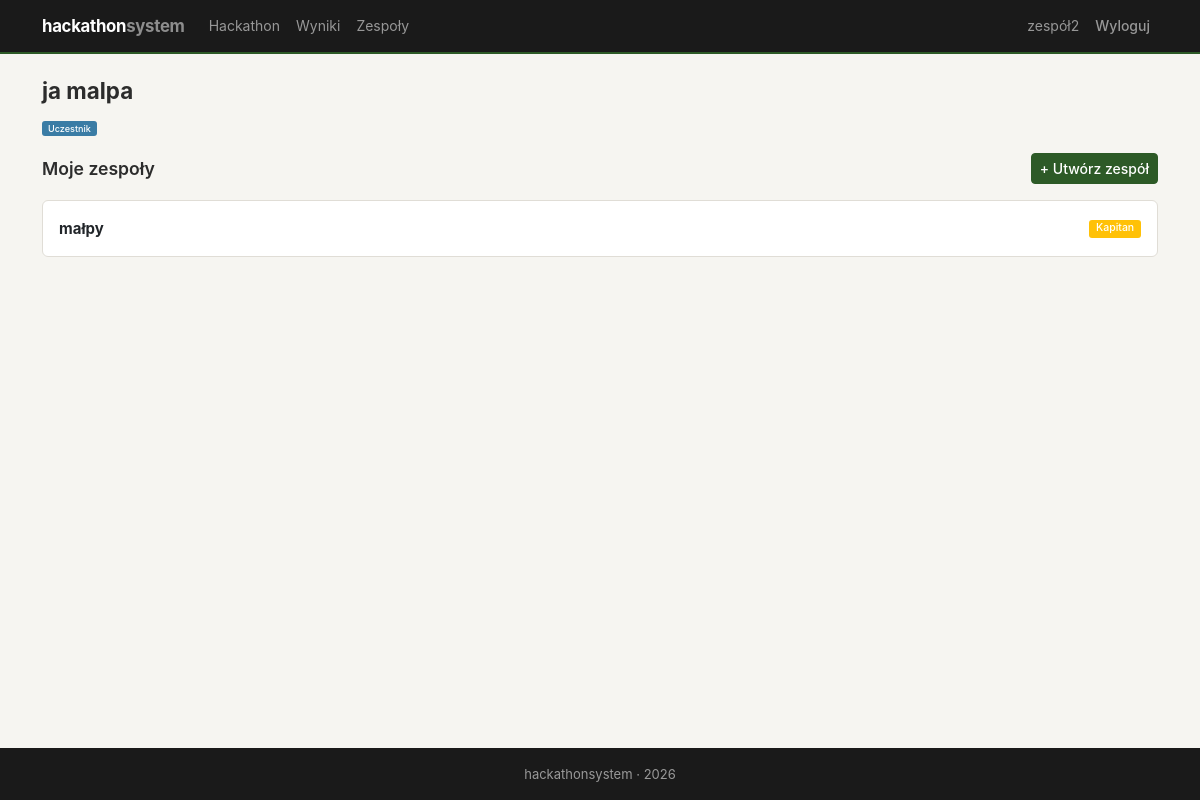
Page /accounts/dashboard/ (signed in) on the committed database.
### accounts/models.py (models this page shows, shortened)
class UserProfile(models.Model):
    ROLE_CHOICES = [
        ('participant', 'Uczestnik'),
        ('admin', 'Administrator'),
    ]
    user = models.OneToOneField(User, on_delete=models.CASCADE, related_name='profile')
    role = models.CharField(max_length=20, choices=ROLE_CHOICES, default='participant')
    bio = models.TextField(blank=True)
    @property
    def is_admin(self):
        return self.role == 'admin'
    @property
    def is_participant(self):
        return self.role == 'participant'

### teams/models.py (models this page shows, shortened)
class TeamMember(models.Model):
    ROLE_CHOICES = [
        ('captain', 'Kapitan'),
        ('member', 'Członek'),
    ]
    team = models.ForeignKey(Team, on_delete=models.CASCADE, related_name='members')
    user = models.ForeignKey(User, on_delete=models.CASCADE, related_name='team_memberships')
    role = models.CharField(max_length=20, choices=ROLE_CHOICES, default='member')
    joined_at = models.DateTimeField(auto_now_add=True)
    class Meta:
        unique_together = ['team', 'user']

class Team(models.Model):
    name = models.CharField(max_length=200, verbose_name='Nazwa zespołu')
    hackathon = models.ForeignKey(Hackathon, on_delete=models.CASCADE, related_name='teams')
    captain = models.ForeignKey(User, on_delete=models.CASCADE, related_name='captained_teams')
    description = models.TextField(blank=True, verbose_name='Opis')
    created_at = models.DateTimeField(auto_now_add=True)
    class Meta:
        unique_together = ['name', 'hackathon']

### accounts/views.py (the view)
# urls.py: path('dashboard/', views.dashboard, name='dashboard'),
@login_required
def dashboard(request):
    profile = request.user.profile
    context = {'profile': profile}
    if profile.is_participant:
        memberships = TeamMember.objects.filter(user=request.user).select_related('team', 'team__hackathon')
        context['memberships'] = memberships
    elif profile.is_admin:
        from hackathon.models import Hackathon
        context['hackathon'] = Hackathon.objects.first()
    return render(request, 'accounts/dashboard.html', context)

### accounts/templates/accounts/dashboard.html (shortened to what this page needs)
{% extends 'base.html' %}
{% block content %}
<h2>{{ user.get_full_name|default:user.username }}</h2>
<p class="text-muted" style="font-size:13px">
    <span class="badge bg-info">{{ profile.get_role_display }}</span>
</p>
{% if profile.is_participant %}
    <div class="section-header">
        <h4 class="mb-0">Moje zespoły</h4>
        <a href="{% url 'teams:create' %}" class="btn btn-primary btn-sm">+ Utwórz zespół</a>
    </div>
    {% if memberships %}
        {% for m in memberships %}
            <div class="card mb-2 p-3">
                <div class="d-flex justify-content-between align-items-center">
                    <div>
                        <a href="{% url 'teams:detail' m.team.pk %}" style="text-decoration:none;color:inherit">
                            <strong>{{ m.team.name }}</strong>
                        </a>
                    </div>
                    <span class="badge bg-{% if m.role == 'captain' %}warning{% else %}secondary{% endif %}">{{ m.get_role_display }}</span>
                </div>
            </div>
        {% endfor %}
    {% else %}
        <p class="text-muted">Nie należysz jeszcze do żadnego zespołu.</p>
    {% endif %}
{% endif %}
{% endblock %}

### templates/base.html (shortened to what this page needs)
<!DOCTYPE html>
<html lang="pl">
<head>
    <link href="https://cdn.jsdelivr.net/npm/bootstrap@5.3.0/dist/css/bootstrap.min.css" rel="stylesheet">
    <link href="https://cdn.jsdelivr.net/npm/bootstrap-icons@1.10.0/font/bootstrap-icons.css" rel="stylesheet">
    {% load static %}
    <link rel="stylesheet" href="{% static 'css/style.css' %}">
</head>
<body>
    <nav class="navbar navbar-expand-lg navbar-dark">
        <div class="container">
            <a class="navbar-brand" href="{% url 'home' %}">hackathon<span style="opacity:.5">system</span></a>
            <div class="collapse navbar-collapse" id="navbarNav">
                <ul class="navbar-nav me-auto">
                    <li class="nav-item">
                        <a class="nav-link" href="{% url 'hackathon:detail' %}">Hackathon</a>
                    </li>
                    <li class="nav-item">
                        <a class="nav-link" href="{% url 'jury:results' %}">Wyniki</a>
                    </li>
                    {% if user.is_authenticated %}
                        <li class="nav-item">
                            <a class="nav-link" href="{% url 'teams:list' %}">Zespoły</a>
                        </li>
                    {% endif %}
                </ul>
                <ul class="navbar-nav">
                    {% if user.is_authenticated %}
                        <li class="nav-item">
                            <a class="nav-link" href="{% url 'accounts:dashboard' %}">
                                {{ user.username }}
                            </a>
                        </li>
                        <li class="nav-item">
                            <form method="post" action="{% url 'accounts:logout' %}" class="d-inline">
                                <button type="submit" class="nav-link btn btn-link" style="font-size:14px">Wyloguj</button>
                            </form>
                        </li>
                    {% endif %}
                </ul>
            </div>
        </div>
    </nav>
    <div class="container mt-4">
        {% block content %}{% endblock %}
    </div>
    <footer class="mt-5">
        <div class="container text-center">
            <p class="mb-0">hackathonsystem &middot; 2026</p>
        </div>
    </footer>
</body>
</html>

### static/css/style.css (style rules this page uses)
:root { --c-bg: #f6f5f1; --c-surface: #fff; --c-border: #e0ddd6; --c-text: #2c2c2c; --c-muted: #7a7a72; --c-primary: #2d5a27; --c-primary-light: #e8f0e6; --c-accent: #b8860b; --c-accent-light: #fdf5e6; --c-danger: #a33; --c-nav-bg: #1a1a1a; }
* { box-sizing: border-box; }
body { min-height: 100vh; display: flex; flex-direction: column; background: var(--c-bg); color: var(--c-text); font-family: -apple-system, BlinkMacSystemFont, "Segoe UI", Roboto, sans-serif; font-size: 15px; line-height: 1.55; }
.container.mt-4 { flex: 1; }
.navbar { background: var(--c-nav-bg) !important; padding: .5rem 0; border-bottom: 2px solid var(--c-primary); font-size: 14px; }
.navbar-brand { font-weight: 700; letter-spacing: -0.3px; font-size: 1.05rem; }
.navbar .nav-link { padding: .4rem .7rem; }
.card { background: var(--c-surface); border: 1px solid var(--c-border); border-radius: 6px; box-shadow: none; transition: border-color .15s; }
.btn { font-size: 14px; border-radius: 4px; font-weight: 500; }
.btn-primary { background: var(--c-primary); border-color: var(--c-primary); }
.badge { font-size: .7em; font-weight: 500; border-radius: 3px; }
.badge.bg-info { background: #3a7ca5 !important; }
h2 { font-size: 1.4rem; font-weight: 700; margin-bottom: .75rem; }
h4 { font-size: 1.1rem; font-weight: 600; }
footer { background: var(--c-nav-bg) !important; font-size: 13px; color: #999 !important; padding: 1rem 0; }
footer p { color: #999; }
.section-header { display: flex; align-items: center; justify-content: space-between; margin-bottom: 1rem; }
.text-muted { color: var(--c-muted) !important; }
a { color: var(--c-primary); }

### rows in the picture
UserProfile: role "Uczestnik"
TeamMember: team.name "małpy", role "Kapitan"

### other values in the picture
{{ user.username }} "zespół2"
{{ user.get_full_name|default:user.username }} "ja malpa"
